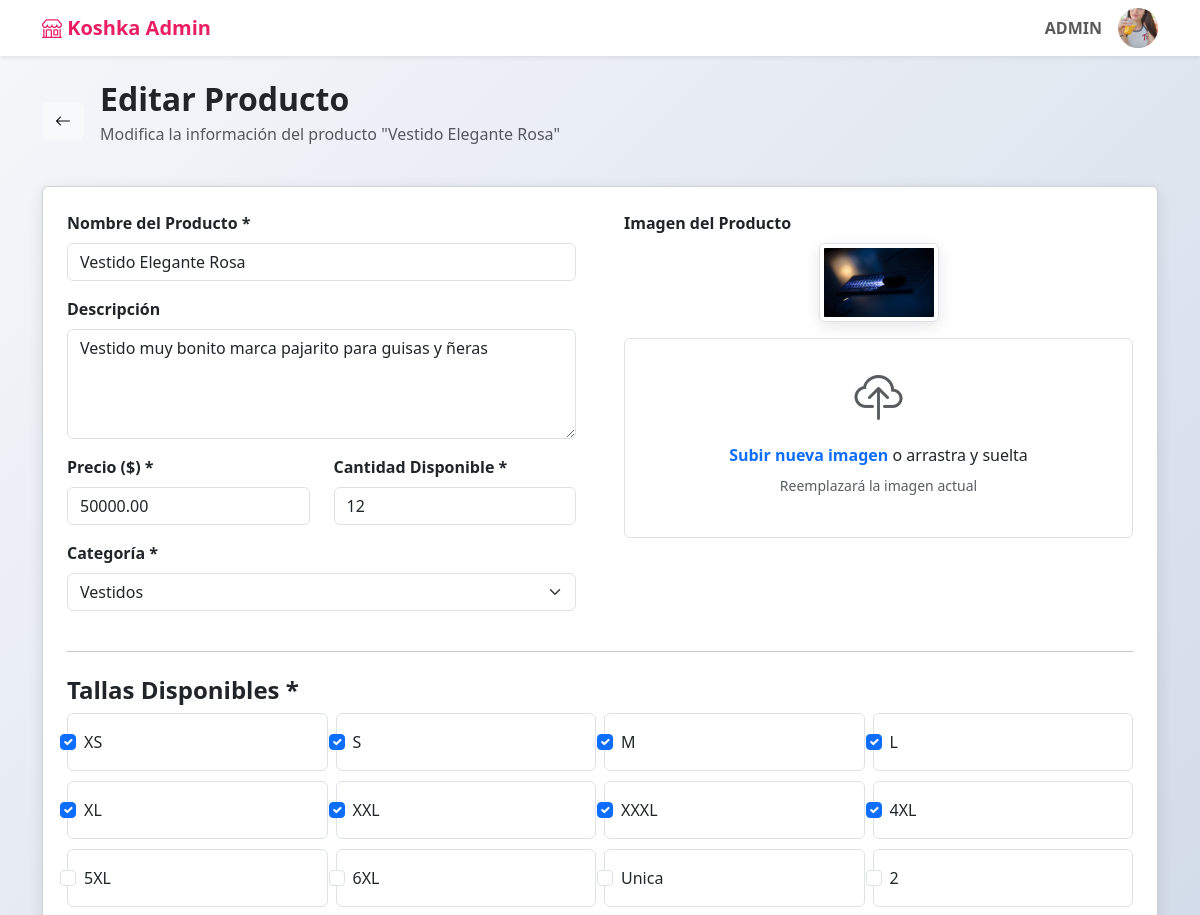
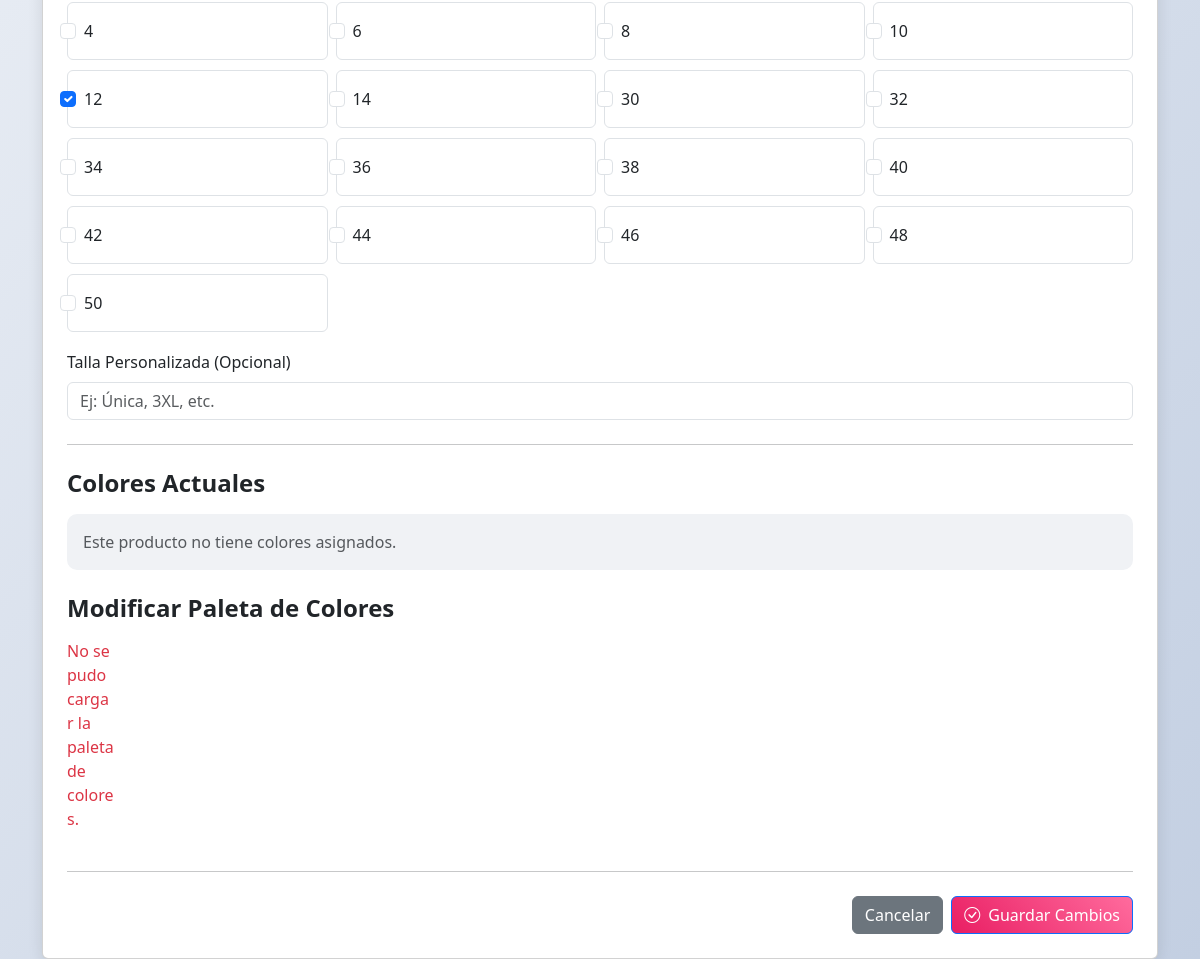
/views/editar.php?id=7 (signed in), run on the app's committed database (2 pictures, top to bottom).
### tables this page shows
CREATE TABLE `user` (
  `id` int(11) NOT NULL,
  `Pin` int(6) NOT NULL,
  `NombreCompleto` varchar(100) NOT NULL,
  `Email` varchar(100) NOT NULL,
  `Usuario` varchar(50) NOT NULL,
  `Contraseña` varchar(255) NOT NULL,
  `creado_en` timestamp NOT NULL DEFAULT current_timestamp(),
  `img` varchar(255) NOT NULL
);

CREATE TABLE `productos` (
  `id` int(11) NOT NULL,
  `nombre` varchar(150) NOT NULL,
  `descripcion` text DEFAULT NULL,
  `precio` decimal(10,2) NOT NULL,
  `stock` int(11) DEFAULT 0,
  `categoria_id` int(11) DEFAULT NULL,
  `img` varchar(255) NOT NULL,
  `estado` enum('activo','inactivo') DEFAULT 'activo'
);

CREATE TABLE `categorias_ropa` (
  `id` int(11) NOT NULL,
  `nombre` varchar(100) NOT NULL,
  `descripcion` text DEFAULT NULL
);

CREATE TABLE `tallas_ropa` (
  `id` int(11) NOT NULL,
  `talla` varchar(10) NOT NULL,
  `tipo` varchar(50) DEFAULT NULL,
  `descripcion` text DEFAULT NULL
);

### php/editar.php (called while the page is built, shortened)
<?php
require "../config/db.php";
$userName = $_SESSION['user_name'];
if ($_SERVER['REQUEST_METHOD'] === 'GET' && isset($_GET['id'])) {
    $id = intval($_GET['id']);
    $stmt = $conexion->prepare("SELECT * FROM productos WHERE id = ?");
    $stmt->execute([$id]);
    $producto = $stmt->fetch(PDO::FETCH_ASSOC);
    $categorias = $conexion->query("SELECT * FROM categorias_ropa")->fetchAll(PDO::FETCH_ASSOC);
    $tallasDisponibles = $conexion->query("SELECT * FROM tallas_ropa ORDER BY id ASC")->fetchAll(PDO::FETCH_ASSOC);
    $stmtTallas = $conexion->prepare("SELECT talla_id FROM producto_talla WHERE producto_id = ? AND talla_id IS NOT NULL");
    $stmtTallas->execute([$id]);
    $tallas = $stmtTallas->fetchAll(PDO::FETCH_COLUMN);
    $stmtCustom = $conexion->prepare("SELECT talla_personalizada FROM producto_talla WHERE producto_id = ? AND talla_personalizada IS NOT NULL LIMIT 1");
    $stmtCustom->execute([$id]);
    $tallaPersonalizada = $stmtCustom->fetchColumn();
} else {
    header("Location: ../views/index.php");
    exit();
}
?>

### views/editar.php (the view, shortened to what this page needs)
<?php
require "../php/editar.php";
?>
<!DOCTYPE html>
<html lang="es">
<head>
    <link rel="stylesheet" href="../css/editar.css">
    <link href="https://cdn.jsdelivr.net/npm/bootstrap@5.3.0/dist/css/bootstrap.min.css" rel="stylesheet">
    <link href="https://cdn.jsdelivr.net/npm/bootstrap-icons@1.10.0/font/bootstrap-icons.css" rel="stylesheet">
</head>
<body>
    <?php include "nav.php"; ?>
    <div class="container mt-4">
        <div class="d-flex align-items-center mb-4">
            <a href="index.php" class="btn btn-light me-3"><i class="bi bi-arrow-left"></i></a>
            <div>
                <h2 class="fw-bold text-dark mb-1">Editar Producto</h2>
                <p class="text-muted">Modifica la información del producto "<?= htmlspecialchars($producto['nombre']); ?>"</p>
            </div>
        </div>
        <div class="card">
            <div class="card-body p-4">
                <form method="POST" enctype="multipart/form-data" action="../php/editar.php">
                    <div class="row gx-5">
                        <div class="col-lg-6">
                            <div class="mb-3">
                                <label for="productName" class="form-label fw-semibold">Nombre del Producto *</label>
                                <input type="text" class="form-control" name="productName" id="productName" value="<?= htmlspecialchars($producto['nombre']); ?>" required>
                            </div>
                            <div class="mb-3">
                                <label for="productDescription" class="form-label fw-semibold">Descripción</label>
                                <textarea class="form-control" name="productDescription" id="productDescription" rows="4"><?= htmlspecialchars($producto['descripcion']); ?></textarea>
                            </div>
                            <div class="row">
                                <div class="col-md-6">
                                    <div class="mb-3">
                                        <label for="productPrice" class="form-label fw-semibold">Precio ($) *</label>
                                        <input type="number" class="form-control" name="productPrice" id="productPrice" step="0.01" value="<?= $producto['precio']; ?>" required>
                                    </div>
                                </div>
                                <div class="col-md-6">
                                    <div class="mb-3">
                                        <label for="productStock" class="form-label fw-semibold">Cantidad Disponible *</label>
                                        <input type="number" class="form-control" name="productStock" id="productStock" value="<?= $producto['stock']; ?>" required>
                                    </div>
                                </div>
                            </div>
                            <div class="mb-3">
                                <label for="productCategory" class="form-label fw-semibold">Categoría *</label>
                                <select class="form-select" name="productCategory" id="productCategory" required>
                                    <?php foreach ($categorias as $cat): ?>
                                        <option value="<?= $cat['id']; ?>" <?= $cat['id'] == $producto['categoria_id'] ? 'selected' : '' ?>>
                                            <?= htmlspecialchars($cat['nombre']); ?>
                                        </option>
                                    <?php endforeach; ?>
                                </select>
                            </div>
                        </div>
                        <div class="col-lg-6">
                            <div class="mb-3">
                                <label class="form-label fw-semibold">Imagen del Producto</label>
                                <div class="mb-2 text-center">
                                    <?php if (!empty($producto['img'])): ?>
                                        <img src="<?= $producto['img']; ?>" alt="Imagen actual" class="current-image img-thumbnail mb-2">
                                    <?php endif; ?>
                                </div>
                                <div class="upload-area text-center border rounded p-4 position-relative" id="uploadArea" style="cursor: pointer; overflow: hidden; min-height: 200px;">
                                    <div id="uploadPlaceholder">
                                        <i class="bi bi-cloud-upload text-muted" style="font-size: 3rem;"></i>
                                        <p class="mt-2 mb-2"><span class="text-primary fw-semibold">Subir nueva imagen</span> o arrastra y suelta</p>
                                        <p class="text-muted small">Reemplazará la imagen actual</p>
                                    </div>
                                </div>
                            </div>
                        </div>
                    </div>
                    <hr class="my-4">
                    <div class="mb-4">
                        <h4 class="fw-semibold">Tallas Disponibles *</h4>
                        <div class="row g-2">
                            <?php foreach ($tallasDisponibles as $t): ?>
                                <div class="col-6 col-sm-4 col-md-3">
                                    <div class="form-check border rounded p-3">
                                        <input class="form-check-input" type="checkbox" name="tallas[]" id="talla<?= $t['id'] ?>" value="<?= $t['id'] ?>" <?= in_array($t['id'], $tallas ?? []) ? 'checked' : '' ?>>
                                        <label class="form-check-label w-100" for="talla<?= $t['id'] ?>"><?= htmlspecialchars($t['talla']) ?></label>
                                    </div>
                                </div>
                            <?php endforeach; ?>
                            <div class="col-12 mt-3">
                                <label for="sizeInput" class="form-label">Talla Personalizada (Opcional)</label>
                                <input type="text" class="form-control" name="talla_personalizada" id="sizeInput" placeholder="Ej: Única, 3XL, etc." value="<?= htmlspecialchars($tallaPersonalizada ?? '') ?>">
                            </div>
                        </div>
                    </div>
                    <hr class="my-4">
                    <div class="mb-4">
                        <h4 class="fw-semibold mb-3">Colores Actuales</h4>
                        <div id="current-colors-container" class="d-flex flex-wrap align-items-center gap-2">
                            <?php if (empty($productoColores)): ?>
                                <p class="text-muted m-0">Este producto no tiene colores asignados.</p>
                            <?php else: ?>
                                <?php foreach ($productoColores as $color): ?>
                                    <span class="color-swatch" style="background-color: <?= htmlspecialchars($color['codigo_hex']); ?>;" title="<?= htmlspecialchars($color['nombre']); ?>"></span>
                                <?php endforeach; ?>
                            <?php endif; ?>
                        </div>
                    </div>
                    <div class="mb-3">
                        <h4 class="mb-3 fw-semibold">Modificar Paleta de Colores</h4>
                        <div id="color-palette-container"></div>
                    </div>
                    <hr class="my-4">
                    <div class="d-flex justify-content-end gap-2">
                        <a href="index.php" class="btn btn-secondary">Cancelar</a>
                        <button type="submit" class="btn btn-primary"><i class="bi bi-check-circle me-2"></i>Guardar Cambios</button>
                    </div>
                </form>
            </div>
        </div>
    </div>
</body>
</html>

### views/nav.php (shortened to what this page needs)
<?php
   $userId = $_SESSION['user_id'];
   $sqlUserImg = "SELECT img FROM user WHERE id = ?";
   $stmtUser = $conexion->prepare($sqlUserImg);
   $stmtUser->execute([$userId]);
   $userData = $stmtUser->fetch(PDO::FETCH_ASSOC);
   $imgFolderPath = __DIR__ . "/../images/perfil/";
   $imgWebPath = "../images/perfil/";
   if (!empty($userData['img']) && file_exists($imgFolderPath . $userData['img'])) {
       $userPhotoURL = $imgWebPath . $userData['img'];
   } else {
       $userPhotoURL = $imgWebPath . "default.png";
   }
   ?>
<nav class="navbar navbar-expand-lg navbar-light bg-white shadow-sm">
    <div class="container">
        <a class="navbar-brand" href="index.php">
            <i class="bi bi-shop"></i> Koshka Admin
        </a>
        <div class="navbar-nav ms-auto">
            <span class="navbar-text me-3"><strong><?= htmlspecialchars($userName) ?></strong></span>
            <div class="dropdown">
                <button class="btn p-0 border-0 bg-transparent" type="button" id="userDropdown" data-bs-toggle="dropdown" aria-expanded="false">
                    <img src="<?= htmlspecialchars($userPhotoURL) ?>" alt="Perfil" class="rounded-circle" style="width: 40px; height: 40px; object-fit: cover;" onerror="this.onerror=null; this.src='../images/perfil/defaul.png';" />
                </button>
            </div>
        </div>
    </div>
</nav>

### css/editar.css (style rules this page uses)
:root { --primary-color: #e91e63; --secondary-color: #f8f9fa; --accent-color: #6c757d; }
body { font-family: 'Inter', sans-serif; background: linear-gradient(135deg, #f5f7fa 0%, #c3cfe2 100%); min-height: 100vh; }
.navbar-brand { font-weight: 700; color: var(--primary-color) !important; }
.card { border: none; border-radius: 15px; box-shadow: 0 4px 15px rgba(0, 0, 0, 0.1); }
.btn-primary { background: linear-gradient(45deg, var(--primary-color), #ff6b9d); border: none; border-radius: 10px; font-weight: 500; padding: 10px 20px; }
.form-control, .form-select { border-radius: 10px; border: 1px solid #e0e0e0; padding: 12px 15px; }
.upload-area { border: 2px dashed #e0e0e0; border-radius: 15px; padding: 40px; text-align: center; transition: border-color 0.3s ease; }
.form-check-input:checked { background-color: var(--primary-color); border-color: var(--primary-color); }
.current-image { width: 120px; height: 120px; object-fit: cover; border-radius: 15px; box-shadow: 0 4px 15px rgba(0, 0, 0, 0.1); }
#color-palette-container { display: grid; gap: 12px; grid-template-columns: repeat(auto-fill, minmax(45px, 1fr)); }
#current-colors-container { background-color: #f0f2f5; padding: 1rem; border-radius: 10px; min-height: 50px; }

### data on the page
user: img (picture)
productos: nombre "Vestido Elegante Rosa", productName "Vestido Elegante Rosa", productDescription "Vestido muy bonito marca pajarito para guisas y ñeras", productPrice "50000.00", productStock "12", productCategory "Vestidos", img (picture)
tallas_ropa: id "☑", talla "XS"
tallas_ropa: id "☑", talla "S"
tallas_ropa: id "☑", talla "M"
tallas_ropa: id "☑", talla "L"
tallas_ropa: id "☑", talla "XL"
tallas_ropa: id "☑", talla "XXL"
tallas_ropa: id "☑", talla "XXXL"
tallas_ropa: id "☑", talla "4XL"
tallas_ropa: talla "5XL"
tallas_ropa: talla "6XL"
tallas_ropa: talla "Unica"
tallas_ropa: talla "2"
tallas_ropa: talla "4"
tallas_ropa: talla "6"
tallas_ropa: talla "8"
tallas_ropa: talla "10"
tallas_ropa: id "☑", talla "12"
tallas_ropa: talla "14"
tallas_ropa: talla "30"
tallas_ropa: talla "32"
tallas_ropa: talla "34"
tallas_ropa: talla "36"
tallas_ropa: talla "38"
tallas_ropa: talla "40"
tallas_ropa: talla "42"
tallas_ropa: talla "44"
tallas_ropa: talla "46"
tallas_ropa: talla "48"
tallas_ropa: talla "50"

### other printed values
$userName "ADMIN"
